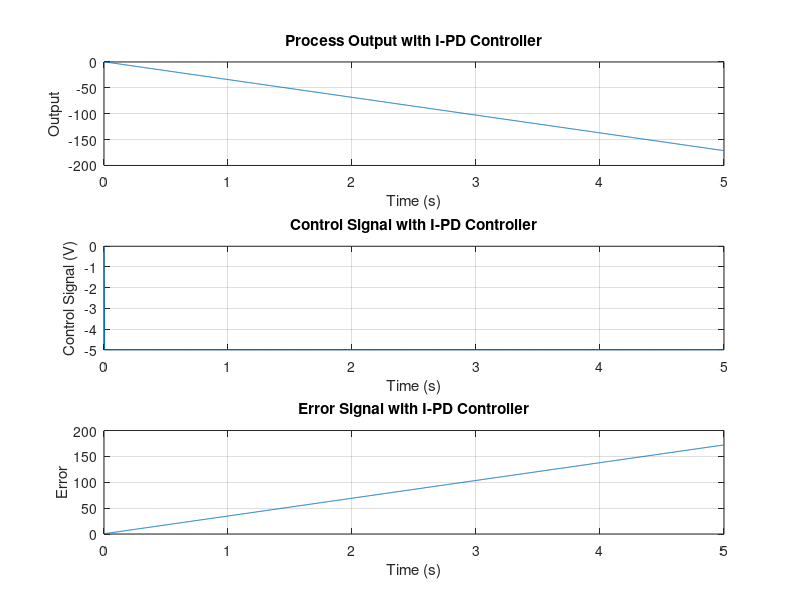

MATLAB code for this plot:
% Define system parameters for I-PD controller
KR = 14.88;
TI = 0.055;
TD = 0.0095;

T = 0.005; % Discretization time

% Define the discrete transfer function G(z)
numG = [0.005683, 0.0050134512];
denG = [1, -1.6886, 0.6886];

% Define the I-PD controller parameters
a0 = KR * (1 + T / (2 * TI) + TD / T);
a1 = KR * (-1 + T / (2 * TI) - 2 * TD / T);
a2 = KR * TD / T;

% Initialize variables for I-PD controller
u_prev = 0; % Previous control signal
e_prev1 = 0; % Error at previous step
e_prev2 = 0; % Error at two steps back
integrator = 0; % Integrator state

% Saturation limits for control signal
u_min = -5;
u_max = 5;

% Initial conditions for the process
y = 0;
y_prev1 = 0;
y_prev2 = 0;

% Simulation parameters
simulation_time = 5; % seconds
num_steps = simulation_time / T;
y_target = 1; % Desired output (step function amplitude)

% Pre-allocate arrays for storing results
y_array = zeros(num_steps, 1);
u_array = zeros(num_steps, 1);
e_array = zeros(num_steps, 1);
time_array = (0:num_steps-1) * T;

for k = 1:num_steps
    % Calculate the current error
    e = y_target - y;
    
    % I-PD controller difference equation
    u = u_prev + a0 * y + a1 * e_prev1 + a2 * y;
    
    % Apply saturation limits
    if u > u_max
        u = u_max;
        % Anti-windup: reset integrator state
        integrator = 0;
    elseif u < u_min
        u = u_min;
        % Anti-windup: reset integrator state
        integrator = 0;
    end
    
    % Update previous control signal and errors
    u_prev = u;
    e_prev2 = e_prev1;
    e_prev1 = e;
    
    % Process model difference equation (discrete)
    y = -denG(2) * y_prev1 - denG(3) * y_prev2 + numG(1) * u + numG(2) * u_prev;
    
    % Store results
    y_array(k) = y;
    u_array(k) = u;
    e_array(k) = e;
    
    % Update previous process outputs
    y_prev2 = y_prev1;
    y_prev1 = y;
end

% Plot results
figure;
subplot(3, 1, 1);
plot(time_array, y_array);
title('Process Output with I-PD Controller');
xlabel('Time (s)');
ylabel('Output');
grid on;

subplot(3, 1, 2);
plot(time_array, u_array);
title('Control Signal with I-PD Controller');
xlabel('Time (s)');
ylabel('Control Signal (V)');
grid on;

subplot(3, 1, 3);
plot(time_array, e_array);
title('Error Signal with I-PD Controller');
xlabel('Time (s)');
ylabel('Error');
grid on;
